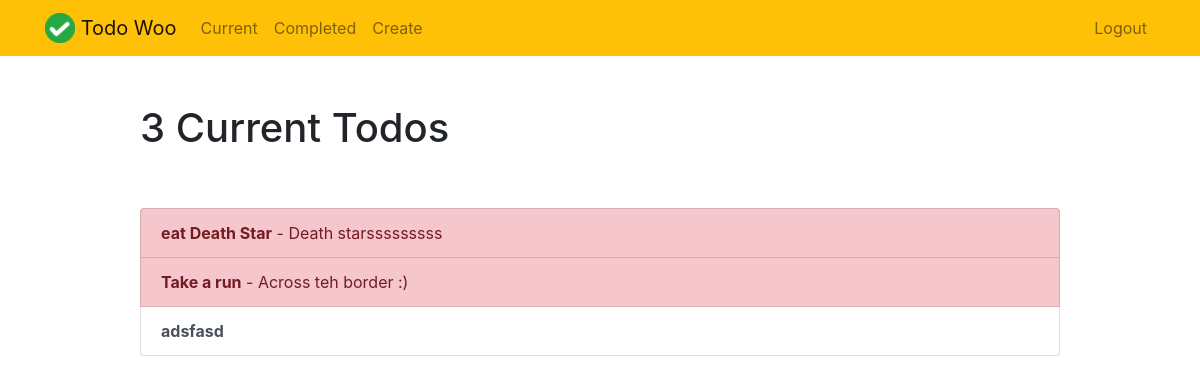
Page /current/ (signed in) on the earlier database version.
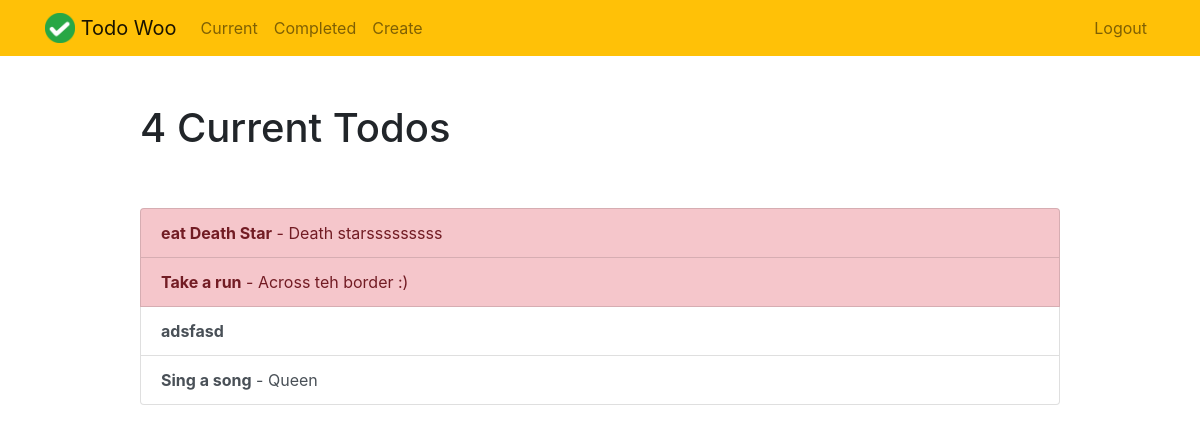
Same page on the later database version.
### todo/models.py (models this page shows, shortened)
class Todo(models.Model):
    title = models.CharField(max_length=100)
    memo = models.TextField(blank=True)
    created = models.DateTimeField(auto_now_add=True)
    date_completed = models.DateTimeField(null=True, blank=True)
    important = models.BooleanField(default=False)
    user = models.ForeignKey(User, on_delete=models.CASCADE)

### todo/views.py (the view)
# urls.py: path('current/', views.currenttodos, name='currenttodos'),
@login_required
def currenttodos(request):
    todos = Todo.objects.filter(user=request.user, date_completed__isnull=True)
    return render(request, 'todo/currenttodos.html', {"todos":todos})

### todo/templates/todo/currenttodos.html
{% extends "todo/base.html" %}
{% block content %}
    <div class="row justify-content-center mt-5">
        <div class="col-md-10">
            {% if todos %}
                 <h1>{{ todos.count }} Current Todo{{ todos.count|pluralize }}</h1>
            {% else %}
                           <h1>Current Todos</h1>
            {% endif %}
        </div>
    </div>
    <div class="row justify-content-center mt-5">
        <div class="col-md-10">
        {% if todos %}
            <div class="list-group">
                {% for todo in todos %}
                    <a href="{% url 'viewtodo' todo.id %}" class="list-group-item list-group-item-action{% if todo.important %} list-group-item-danger{% endif %}"><b>{{ todo.title }}</b>{% if todo.memo %} - {{ todo.memo|truncatechars:30 }}{% endif %}</a>
                {% endfor %}
            </div>
        {% else %}
            <div class="text-center">
                <h2>Looks like you don't have any todos! Nice work.</h2>
            <br>
            <a role="button" class="btn btn-primary" href="{% url 'createtodo' %}">New Todo</a>
            </div>
        {% endif %}
        </div>
    </div>
{% endblock %}

### todo/templates/todo/base.html (shortened to what this page needs)
{% load static %}
<!doctype html>
<html lang="en">
<head>
    <link rel="stylesheet" href="https://stackpath.bootstrapcdn.com/bootstrap/4.4.1/css/bootstrap.min.css">
</head>
<body>
<nav class="navbar navbar-expand-md navbar-light bg-warning">
<div class="container">
    <a class="navbar-brand" href="{% url 'home' %}">
         <img src="{% static 'todo/logo.png' %}" width="30" height="30" class="d-inline-block align-top">
        <span>Todo Woo</span>
    </a>
    <div class="collapse navbar-collapse" id="navbarNav">
    {% if user.is_authenticated %}
        <ul class="navbar-nav mr-auto">
                <li class="nav-item {{ current }}">
                    <a class="nav-link" href="{% url 'currenttodos' %}">Current</a>
                </li>
                <li class="nav-item {{ completed }}">
                    <a class="nav-link" href="{% url 'completedtodos' %}">Completed</a>
                </li>
                <li class="nav-item {{ create }}">
                    <a class="nav-link" href="{% url 'createtodo' %}">Create</a>
                </li>
        </ul>
    {% endif %}
    <ul class="navbar-nav ml-auto">
            {% if user.is_authenticated %}
                <li class="nav-item">
                    <a href="#" onclick="$('#signOutBtn').click()" class="nav-link">Logout</a>
                </li>
            {% endif %}
        </ul>
    </div>
</div>
</nav>
<div class="container">
{% block content %}{% endblock %}
</div>
</body>
</html>

Differences in the rows shown:
added Todo: title "Sing a song", memo "Queen", important False (drawn)
Other differences:
{{ todos.count }}: "3" → "4"
